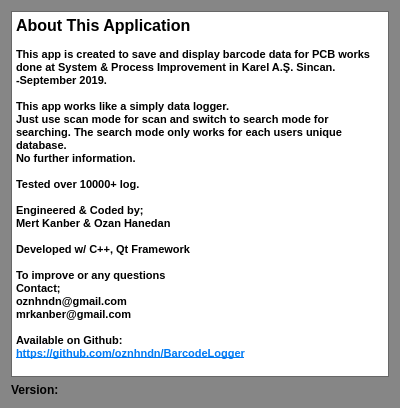
<?xml version="1.0" encoding="UTF-8"?>
<ui version="4.0">
 <class>dialog::About</class>
 <widget class="QDialog" name="dialog::About">
  <property name="geometry">
   <rect>
    <x>0</x>
    <y>0</y>
    <width>400</width>
    <height>408</height>
   </rect>
  </property>
  <property name="palette">
   <palette>
    <active>
     <colorrole role="WindowText">
      <brush brushstyle="SolidPattern">
       <color alpha="255">
        <red>0</red>
        <green>0</green>
        <blue>0</blue>
       </color>
      </brush>
     </colorrole>
     <colorrole role="Button">
      <brush brushstyle="SolidPattern">
       <color alpha="255">
        <red>134</red>
        <green>134</green>
        <blue>134</blue>
       </color>
      </brush>
     </colorrole>
     <colorrole role="Light">
      <brush brushstyle="SolidPattern">
       <color alpha="255">
        <red>201</red>
        <green>201</green>
        <blue>201</blue>
       </color>
      </brush>
     </colorrole>
     <colorrole role="Midlight">
      <brush brushstyle="SolidPattern">
       <color alpha="255">
        <red>167</red>
        <green>167</green>
        <blue>167</blue>
       </color>
      </brush>
     </colorrole>
     <colorrole role="Dark">
      <brush brushstyle="SolidPattern">
       <color alpha="255">
        <red>67</red>
        <green>67</green>
        <blue>67</blue>
       </color>
      </brush>
     </colorrole>
     <colorrole role="Mid">
      <brush brushstyle="SolidPattern">
       <color alpha="255">
        <red>89</red>
        <green>89</green>
        <blue>89</blue>
       </color>
      </brush>
     </colorrole>
     <colorrole role="Text">
      <brush brushstyle="SolidPattern">
       <color alpha="255">
        <red>0</red>
        <green>0</green>
        <blue>0</blue>
       </color>
      </brush>
     </colorrole>
     <colorrole role="BrightText">
      <brush brushstyle="SolidPattern">
       <color alpha="255">
        <red>255</red>
        <green>255</green>
        <blue>255</blue>
       </color>
      </brush>
     </colorrole>
     <colorrole role="ButtonText">
      <brush brushstyle="SolidPattern">
       <color alpha="255">
        <red>0</red>
        <green>0</green>
        <blue>0</blue>
       </color>
      </brush>
     </colorrole>
     <colorrole role="Base">
      <brush brushstyle="SolidPattern">
       <color alpha="255">
        <red>255</red>
        <green>255</green>
        <blue>255</blue>
       </color>
      </brush>
     </colorrole>
     <colorrole role="Window">
      <brush brushstyle="SolidPattern">
       <color alpha="255">
        <red>134</red>
        <green>134</green>
        <blue>134</blue>
       </color>
      </brush>
     </colorrole>
     <colorrole role="Shadow">
      <brush brushstyle="SolidPattern">
       <color alpha="255">
        <red>0</red>
        <green>0</green>
        <blue>0</blue>
       </color>
      </brush>
     </colorrole>
     <colorrole role="AlternateBase">
      <brush brushstyle="SolidPattern">
       <color alpha="255">
        <red>194</red>
        <green>194</green>
        <blue>194</blue>
       </color>
      </brush>
     </colorrole>
     <colorrole role="ToolTipBase">
      <brush brushstyle="SolidPattern">
       <color alpha="255">
        <red>255</red>
        <green>255</green>
        <blue>220</blue>
       </color>
      </brush>
     </colorrole>
     <colorrole role="ToolTipText">
      <brush brushstyle="SolidPattern">
       <color alpha="255">
        <red>0</red>
        <green>0</green>
        <blue>0</blue>
       </color>
      </brush>
     </colorrole>
     <colorrole role="PlaceholderText">
      <brush brushstyle="SolidPattern">
       <color alpha="128">
        <red>0</red>
        <green>0</green>
        <blue>0</blue>
       </color>
      </brush>
     </colorrole>
    </active>
    <inactive>
     <colorrole role="WindowText">
      <brush brushstyle="SolidPattern">
       <color alpha="255">
        <red>0</red>
        <green>0</green>
        <blue>0</blue>
       </color>
      </brush>
     </colorrole>
     <colorrole role="Button">
      <brush brushstyle="SolidPattern">
       <color alpha="255">
        <red>134</red>
        <green>134</green>
        <blue>134</blue>
       </color>
      </brush>
     </colorrole>
     <colorrole role="Light">
      <brush brushstyle="SolidPattern">
       <color alpha="255">
        <red>201</red>
        <green>201</green>
        <blue>201</blue>
       </color>
      </brush>
     </colorrole>
     <colorrole role="Midlight">
      <brush brushstyle="SolidPattern">
       <color alpha="255">
        <red>167</red>
        <green>167</green>
        <blue>167</blue>
       </color>
      </brush>
     </colorrole>
     <colorrole role="Dark">
      <brush brushstyle="SolidPattern">
       <color alpha="255">
        <red>67</red>
        <green>67</green>
        <blue>67</blue>
       </color>
      </brush>
     </colorrole>
     <colorrole role="Mid">
      <brush brushstyle="SolidPattern">
       <color alpha="255">
        <red>89</red>
        <green>89</green>
        <blue>89</blue>
       </color>
      </brush>
     </colorrole>
     <colorrole role="Text">
      <brush brushstyle="SolidPattern">
       <color alpha="255">
        <red>0</red>
        <green>0</green>
        <blue>0</blue>
       </color>
      </brush>
     </colorrole>
     <colorrole role="BrightText">
      <brush brushstyle="SolidPattern">
       <color alpha="255">
        <red>255</red>
        <green>255</green>
        <blue>255</blue>
       </color>
      </brush>
     </colorrole>
     <colorrole role="ButtonText">
      <brush brushstyle="SolidPattern">
       <color alpha="255">
        <red>0</red>
        <green>0</green>
        <blue>0</blue>
       </color>
      </brush>
     </colorrole>
     <colorrole role="Base">
      <brush brushstyle="SolidPattern">
       <color alpha="255">
        <red>255</red>
        <green>255</green>
        <blue>255</blue>
       </color>
      </brush>
     </colorrole>
     <colorrole role="Window">
      <brush brushstyle="SolidPattern">
       <color alpha="255">
        <red>134</red>
        <green>134</green>
        <blue>134</blue>
       </color>
      </brush>
     </colorrole>
     <colorrole role="Shadow">
      <brush brushstyle="SolidPattern">
       <color alpha="255">
        <red>0</red>
        <green>0</green>
        <blue>0</blue>
       </color>
      </brush>
     </colorrole>
     <colorrole role="AlternateBase">
      <brush brushstyle="SolidPattern">
       <color alpha="255">
        <red>194</red>
        <green>194</green>
        <blue>194</blue>
       </color>
      </brush>
     </colorrole>
     <colorrole role="ToolTipBase">
      <brush brushstyle="SolidPattern">
       <color alpha="255">
        <red>255</red>
        <green>255</green>
        <blue>220</blue>
       </color>
      </brush>
     </colorrole>
     <colorrole role="ToolTipText">
      <brush brushstyle="SolidPattern">
       <color alpha="255">
        <red>0</red>
        <green>0</green>
        <blue>0</blue>
       </color>
      </brush>
     </colorrole>
     <colorrole role="PlaceholderText">
      <brush brushstyle="SolidPattern">
       <color alpha="128">
        <red>0</red>
        <green>0</green>
        <blue>0</blue>
       </color>
      </brush>
     </colorrole>
    </inactive>
    <disabled>
     <colorrole role="WindowText">
      <brush brushstyle="SolidPattern">
       <color alpha="255">
        <red>67</red>
        <green>67</green>
        <blue>67</blue>
       </color>
      </brush>
     </colorrole>
     <colorrole role="Button">
      <brush brushstyle="SolidPattern">
       <color alpha="255">
        <red>134</red>
        <green>134</green>
        <blue>134</blue>
       </color>
      </brush>
     </colorrole>
     <colorrole role="Light">
      <brush brushstyle="SolidPattern">
       <color alpha="255">
        <red>201</red>
        <green>201</green>
        <blue>201</blue>
       </color>
      </brush>
     </colorrole>
     <colorrole role="Midlight">
      <brush brushstyle="SolidPattern">
       <color alpha="255">
        <red>167</red>
        <green>167</green>
        <blue>167</blue>
       </color>
      </brush>
     </colorrole>
     <colorrole role="Dark">
      <brush brushstyle="SolidPattern">
       <color alpha="255">
        <red>67</red>
        <green>67</green>
        <blue>67</blue>
       </color>
      </brush>
     </colorrole>
     <colorrole role="Mid">
      <brush brushstyle="SolidPattern">
       <color alpha="255">
        <red>89</red>
        <green>89</green>
        <blue>89</blue>
       </color>
      </brush>
     </colorrole>
     <colorrole role="Text">
      <brush brushstyle="SolidPattern">
       <color alpha="255">
        <red>67</red>
        <green>67</green>
        <blue>67</blue>
       </color>
      </brush>
     </colorrole>
     <colorrole role="BrightText">
      <brush brushstyle="SolidPattern">
       <color alpha="255">
        <red>255</red>
        <green>255</green>
        <blue>255</blue>
       </color>
      </brush>
     </colorrole>
     <colorrole role="ButtonText">
      <brush brushstyle="SolidPattern">
       <color alpha="255">
        <red>67</red>
        <green>67</green>
        <blue>67</blue>
       </color>
      </brush>
     </colorrole>
     <colorrole role="Base">
      <brush brushstyle="SolidPattern">
       <color alpha="255">
        <red>134</red>
        <green>134</green>
        <blue>134</blue>
       </color>
      </brush>
     </colorrole>
     <colorrole role="Window">
      <brush brushstyle="SolidPattern">
       <color alpha="255">
        <red>134</red>
        <green>134</green>
        <blue>134</blue>
       </color>
      </brush>
     </colorrole>
     <colorrole role="Shadow">
      <brush brushstyle="SolidPattern">
       <color alpha="255">
        <red>0</red>
        <green>0</green>
        <blue>0</blue>
       </color>
      </brush>
     </colorrole>
     <colorrole role="AlternateBase">
      <brush brushstyle="SolidPattern">
       <color alpha="255">
        <red>134</red>
        <green>134</green>
        <blue>134</blue>
       </color>
      </brush>
     </colorrole>
     <colorrole role="ToolTipBase">
      <brush brushstyle="SolidPattern">
       <color alpha="255">
        <red>255</red>
        <green>255</green>
        <blue>220</blue>
       </color>
      </brush>
     </colorrole>
     <colorrole role="ToolTipText">
      <brush brushstyle="SolidPattern">
       <color alpha="255">
        <red>0</red>
        <green>0</green>
        <blue>0</blue>
       </color>
      </brush>
     </colorrole>
     <colorrole role="PlaceholderText">
      <brush brushstyle="SolidPattern">
       <color alpha="128">
        <red>0</red>
        <green>0</green>
        <blue>0</blue>
       </color>
      </brush>
     </colorrole>
    </disabled>
   </palette>
  </property>
  <property name="windowTitle">
   <string>About</string>
  </property>
  <property name="windowIcon">
   <iconset resource="../resources/resources.qrc">
    <normaloff>:/icons/about.ico</normaloff>:/icons/about.ico</iconset>
  </property>
  <layout class="QVBoxLayout" name="verticalLayout">
   <item>
    <widget class="QTextEdit" name="textEdit">
     <property name="font">
      <font>
       <weight>75</weight>
       <bold>true</bold>
      </font>
     </property>
     <property name="readOnly">
      <bool>true</bool>
     </property>
     <property name="html">
      <string>&lt;!DOCTYPE HTML PUBLIC &quot;-//W3C//DTD HTML 4.0//EN&quot; &quot;http://www.w3.org/TR/REC-html40/strict.dtd&quot;&gt;
&lt;html&gt;&lt;head&gt;&lt;meta name=&quot;qrichtext&quot; content=&quot;1&quot; /&gt;&lt;style type=&quot;text/css&quot;&gt;
p, li { white-space: pre-wrap; }
&lt;/style&gt;&lt;/head&gt;&lt;body style=&quot; font-family:'MS Shell Dlg 2'; font-size:8.25pt; font-weight:600; font-style:normal;&quot;&gt;
&lt;p style=&quot; margin-top:0px; margin-bottom:0px; margin-left:0px; margin-right:0px; -qt-block-indent:0; text-indent:0px;&quot;&gt;&lt;span style=&quot; font-size:12pt;&quot;&gt;About This Application&lt;/span&gt;&lt;/p&gt;
&lt;p style=&quot;-qt-paragraph-type:empty; margin-top:0px; margin-bottom:0px; margin-left:0px; margin-right:0px; -qt-block-indent:0; text-indent:0px;&quot;&gt;&lt;br /&gt;&lt;/p&gt;
&lt;p style=&quot; margin-top:0px; margin-bottom:0px; margin-left:0px; margin-right:0px; -qt-block-indent:0; text-indent:0px;&quot;&gt;This app is created to save and display barcode data for PCB works done at System &amp;amp; Process Improvement in Karel A.Ş. Sincan. &lt;/p&gt;
&lt;p style=&quot; margin-top:0px; margin-bottom:0px; margin-left:0px; margin-right:0px; -qt-block-indent:0; text-indent:0px;&quot;&gt;-September 2019.&lt;/p&gt;
&lt;p style=&quot;-qt-paragraph-type:empty; margin-top:0px; margin-bottom:0px; margin-left:0px; margin-right:0px; -qt-block-indent:0; text-indent:0px;&quot;&gt;&lt;br /&gt;&lt;/p&gt;
&lt;p style=&quot; margin-top:0px; margin-bottom:0px; margin-left:0px; margin-right:0px; -qt-block-indent:0; text-indent:0px;&quot;&gt;This app works like a simply data logger. &lt;/p&gt;
&lt;p style=&quot; margin-top:0px; margin-bottom:0px; margin-left:0px; margin-right:0px; -qt-block-indent:0; text-indent:0px;&quot;&gt;Just use scan mode for scan and switch to search mode for searching. The search mode only works for each users unique database. &lt;/p&gt;
&lt;p style=&quot; margin-top:0px; margin-bottom:0px; margin-left:0px; margin-right:0px; -qt-block-indent:0; text-indent:0px;&quot;&gt;No further information. &lt;/p&gt;
&lt;p style=&quot;-qt-paragraph-type:empty; margin-top:0px; margin-bottom:0px; margin-left:0px; margin-right:0px; -qt-block-indent:0; text-indent:0px;&quot;&gt;&lt;br /&gt;&lt;/p&gt;
&lt;p style=&quot; margin-top:0px; margin-bottom:0px; margin-left:0px; margin-right:0px; -qt-block-indent:0; text-indent:0px;&quot;&gt;Tested over 10000+ log.&lt;/p&gt;
&lt;p style=&quot;-qt-paragraph-type:empty; margin-top:0px; margin-bottom:0px; margin-left:0px; margin-right:0px; -qt-block-indent:0; text-indent:0px;&quot;&gt;&lt;br /&gt;&lt;/p&gt;
&lt;p style=&quot; margin-top:0px; margin-bottom:0px; margin-left:0px; margin-right:0px; -qt-block-indent:0; text-indent:0px;&quot;&gt;Engineered &amp;amp; Coded by;&lt;/p&gt;
&lt;p style=&quot; margin-top:0px; margin-bottom:0px; margin-left:0px; margin-right:0px; -qt-block-indent:0; text-indent:0px;&quot;&gt;Mert Kanber &amp;amp; Ozan Hanedan&lt;/p&gt;
&lt;p style=&quot;-qt-paragraph-type:empty; margin-top:0px; margin-bottom:0px; margin-left:0px; margin-right:0px; -qt-block-indent:0; text-indent:0px;&quot;&gt;&lt;br /&gt;&lt;/p&gt;
&lt;p style=&quot; margin-top:0px; margin-bottom:0px; margin-left:0px; margin-right:0px; -qt-block-indent:0; text-indent:0px;&quot;&gt;Developed w/ C++, Qt Framework&lt;/p&gt;
&lt;p style=&quot;-qt-paragraph-type:empty; margin-top:0px; margin-bottom:0px; margin-left:0px; margin-right:0px; -qt-block-indent:0; text-indent:0px;&quot;&gt;&lt;br /&gt;&lt;/p&gt;
&lt;p style=&quot; margin-top:0px; margin-bottom:0px; margin-left:0px; margin-right:0px; -qt-block-indent:0; text-indent:0px;&quot;&gt;To improve or any questions &lt;/p&gt;
&lt;p style=&quot; margin-top:0px; margin-bottom:0px; margin-left:0px; margin-right:0px; -qt-block-indent:0; text-indent:0px;&quot;&gt;Contact;&lt;/p&gt;
&lt;p style=&quot; margin-top:0px; margin-bottom:0px; margin-left:0px; margin-right:0px; -qt-block-indent:0; text-indent:0px;&quot;&gt;oznhndn@gmail.com&lt;/p&gt;
&lt;p style=&quot; margin-top:0px; margin-bottom:0px; margin-left:0px; margin-right:0px; -qt-block-indent:0; text-indent:0px;&quot;&gt;mrkanber@gmail.com&lt;/p&gt;
&lt;p style=&quot;-qt-paragraph-type:empty; margin-top:0px; margin-bottom:0px; margin-left:0px; margin-right:0px; -qt-block-indent:0; text-indent:0px;&quot;&gt;&lt;br /&gt;&lt;/p&gt;
&lt;p style=&quot; margin-top:0px; margin-bottom:0px; margin-left:0px; margin-right:0px; -qt-block-indent:0; text-indent:0px;&quot;&gt;Available on Github:&lt;/p&gt;
&lt;p style=&quot; margin-top:0px; margin-bottom:0px; margin-left:0px; margin-right:0px; -qt-block-indent:0; text-indent:0px;&quot;&gt;&lt;a href=&quot;https://github.com/oznhndn/BarcodeLogger&quot;&gt;&lt;span style=&quot; font-size:8pt; text-decoration: underline; color:#007af4;&quot;&gt;https://github.com/oznhndn/BarcodeLogger&lt;/span&gt;&lt;/a&gt;&lt;/p&gt;&lt;/body&gt;&lt;/html&gt;</string>
     </property>
    </widget>
   </item>
   <item>
    <widget class="QLabel" name="lbVersion">
     <property name="font">
      <font>
       <weight>75</weight>
       <bold>true</bold>
      </font>
     </property>
     <property name="text">
      <string>Version:</string>
     </property>
    </widget>
   </item>
  </layout>
 </widget>
 <resources>
  <include location="../resources/resources.qrc"/>
 </resources>
 <connections/>
</ui>
